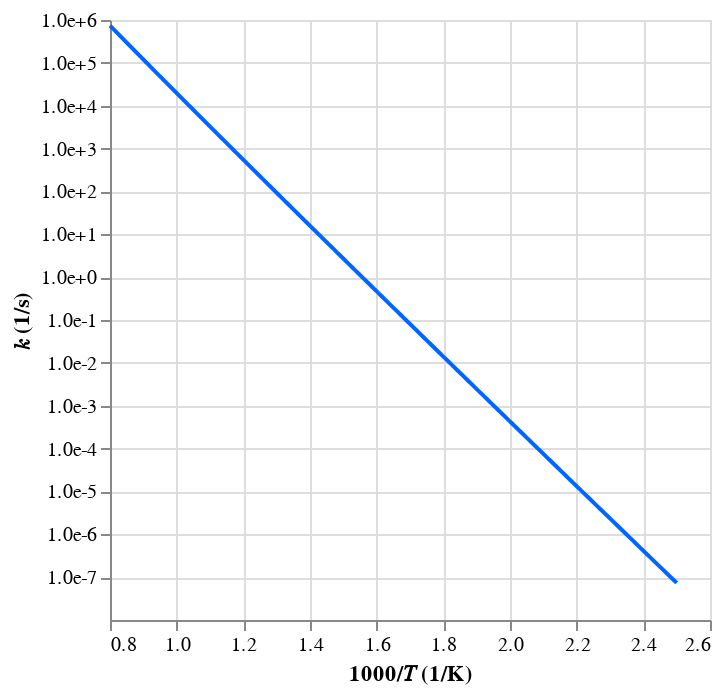
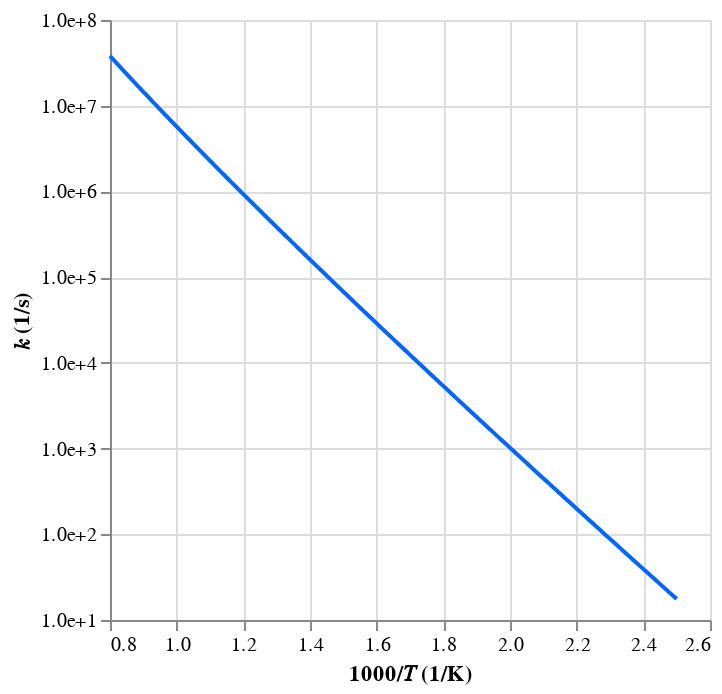
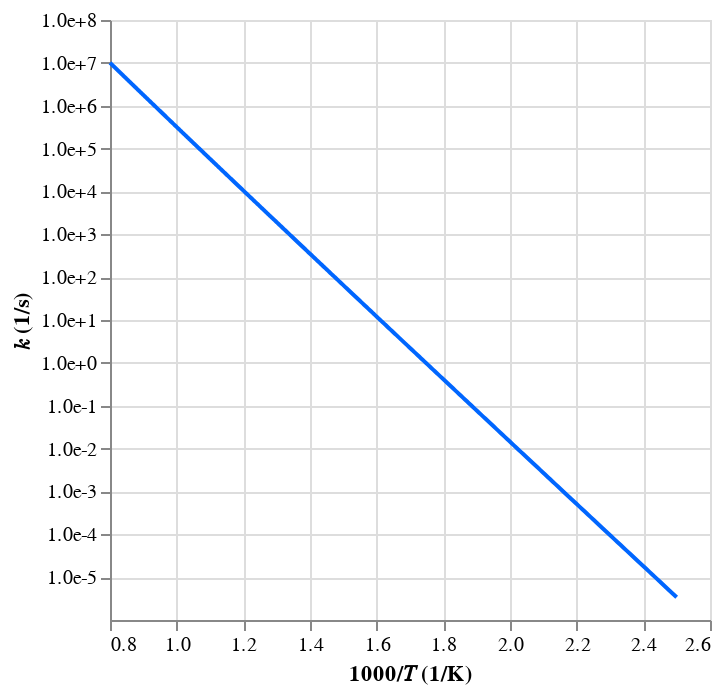
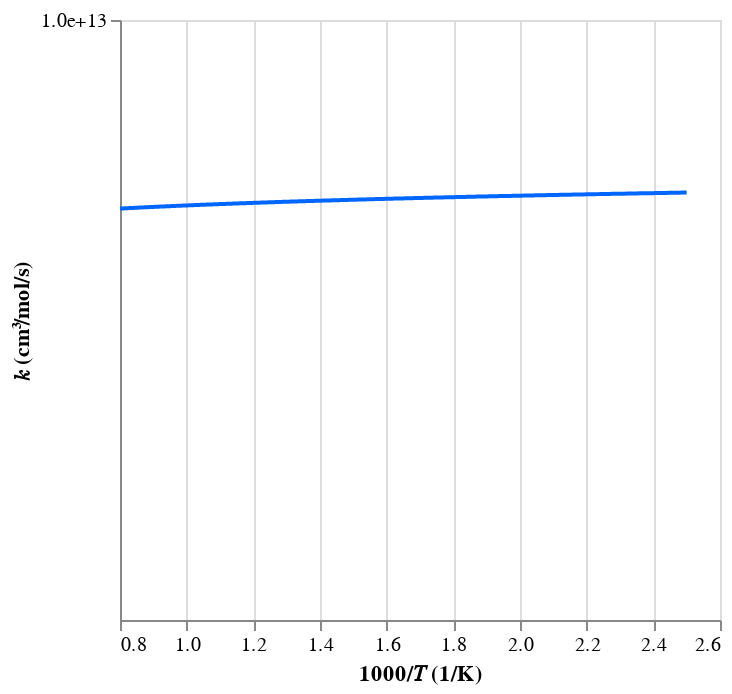

The code cell stored with these charts, in order, in its notebook:
### Code cell
sub_mech = automech.neighborhood(par_mech, species_names=["S(1512)"])
automech.display_reactions(sub_mech)

### Figure 1 — Vega-Lite specification as saved in the notebook (floating-point values rounded to 4 significant figures; data arrays with more than 128 entries replaced by an {"elided": "..."} marker saying what was removed)
{"config": {"view": {"continuousWidth": 300, "continuousHeight": 300}}, "data": {"name": "data-c2b39bb6e660110418dd022b221de439"}, "mark": {"type": "line"}, "encoding": {"color": {"value": "#0066ff"}, "x": {"field": "x", "title": "1000/𝑇 (1/K)", "type": "quantitative"}, "y": {"axis": {"format": ".1e", "values": [1e-07, 1e-06, 1e-05, 0.0001, 0.001, 0.01, 0.1, 1, 10, 100, 1000, 10000, 100000, 1000000, 10000000]}, "field": "value", "scale": {"type": "log"}, "title": "𝑘 (1/s)", "type": "quantitative"}}, "transform": [{"fold": ["This work"]}], "$schema": "https://vega.github.io/schema/vega-lite/v5.20.1.json", "datasets": {"data-c2b39bb6e660110418dd022b221de439": {"elided": "500 records"}}}

### Figure 2 — Vega-Lite specification as saved in the notebook (floating-point values rounded to 4 significant figures; data arrays with more than 128 entries replaced by an {"elided": "..."} marker saying what was removed)
{"config": {"view": {"continuousWidth": 300, "continuousHeight": 300}}, "data": {"name": "data-0b3635c0efb11f79ec588e1723a7756b"}, "mark": {"type": "line"}, "encoding": {"color": {"value": "#0066ff"}, "x": {"field": "x", "title": "1000/𝑇 (1/K)", "type": "quantitative"}, "y": {"axis": {"format": ".1e", "values": [10, 100, 1000, 10000, 100000, 1000000, 10000000, 100000000, 1000000000]}, "field": "value", "scale": {"type": "log"}, "title": "𝑘 (1/s)", "type": "quantitative"}}, "transform": [{"fold": ["This work"]}], "$schema": "https://vega.github.io/schema/vega-lite/v5.20.1.json", "datasets": {"data-0b3635c0efb11f79ec588e1723a7756b": {"elided": "500 records"}}}

### Figure 3 — Vega-Lite specification as saved in the notebook (floating-point values rounded to 4 significant figures; data arrays with more than 128 entries replaced by an {"elided": "..."} marker saying what was removed)
{"config": {"view": {"continuousWidth": 300, "continuousHeight": 300}}, "data": {"name": "data-db48ec28b2c5ac56ceb1e73398b0b2b4"}, "mark": {"type": "line"}, "encoding": {"color": {"value": "#0066ff"}, "x": {"field": "x", "title": "1000/𝑇 (1/K)", "type": "quantitative"}, "y": {"axis": {"format": ".1e", "values": [1e-05, 0.0001, 0.001, 0.01, 0.1, 1, 10, 100, 1000, 10000, 100000, 1000000, 10000000, 100000000]}, "field": "value", "scale": {"type": "log"}, "title": "𝑘 (1/s)", "type": "quantitative"}}, "transform": [{"fold": ["This work"]}], "$schema": "https://vega.github.io/schema/vega-lite/v5.20.1.json", "datasets": {"data-db48ec28b2c5ac56ceb1e73398b0b2b4": {"elided": "500 records"}}}

### Figure 4 — Vega-Lite specification as saved in the notebook (floating-point values rounded to 4 significant figures; data arrays with more than 128 entries replaced by an {"elided": "..."} marker saying what was removed)
{"config": {"view": {"continuousWidth": 300, "continuousHeight": 300}}, "data": {"name": "data-7a52c30004687927c4b1d054b860bb6c"}, "mark": {"type": "line"}, "encoding": {"color": {"value": "#0066ff"}, "x": {"field": "x", "title": "1000/𝑇 (1/K)", "type": "quantitative"}, "y": {"axis": {"format": ".1e", "values": [10000000000000, 100000000000000]}, "field": "value", "scale": {"type": "log"}, "title": "𝑘 (cm³/mol/s)", "type": "quantitative"}}, "transform": [{"fold": ["This work"]}], "$schema": "https://vega.github.io/schema/vega-lite/v5.20.1.json", "datasets": {"data-7a52c30004687927c4b1d054b860bb6c": {"elided": "500 records"}}}
